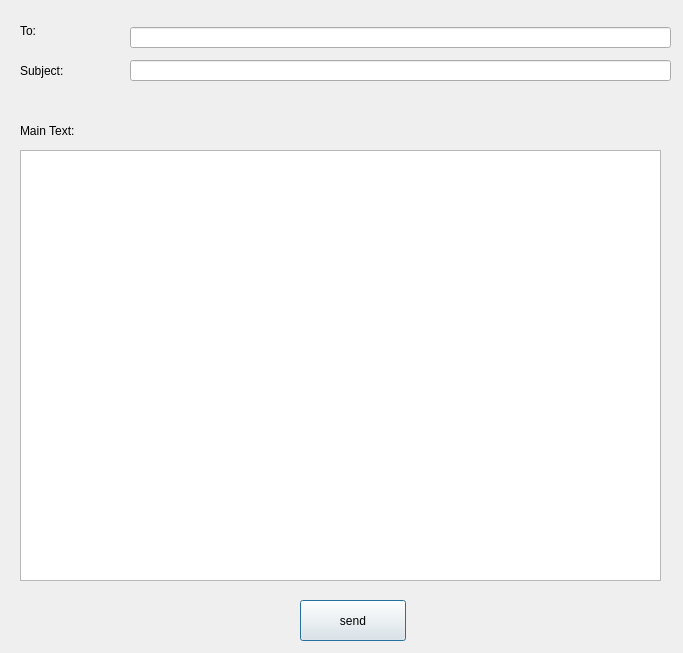
<?xml version="1.0" encoding="UTF-8"?>
<ui version="4.0">
 <class>Dialog</class>
 <widget class="QDialog" name="Dialog">
  <property name="geometry">
   <rect>
    <x>0</x>
    <y>0</y>
    <width>683</width>
    <height>653</height>
   </rect>
  </property>
  <property name="windowTitle">
   <string>Dialog</string>
  </property>
  <widget class="QPushButton" name="pushButton">
   <property name="geometry">
    <rect>
     <x>300</x>
     <y>600</y>
     <width>106</width>
     <height>41</height>
    </rect>
   </property>
   <property name="text">
    <string>send</string>
   </property>
  </widget>
  <widget class="QLabel" name="label">
   <property name="geometry">
    <rect>
     <x>20</x>
     <y>20</y>
     <width>121</width>
     <height>21</height>
    </rect>
   </property>
   <property name="text">
    <string>To:</string>
   </property>
  </widget>
  <widget class="QLabel" name="label_2">
   <property name="geometry">
    <rect>
     <x>20</x>
     <y>60</y>
     <width>121</width>
     <height>21</height>
    </rect>
   </property>
   <property name="text">
    <string>Subject:</string>
   </property>
  </widget>
  <widget class="QLineEdit" name="lineEdit">
   <property name="geometry">
    <rect>
     <x>130</x>
     <y>27</y>
     <width>541</width>
     <height>21</height>
    </rect>
   </property>
  </widget>
  <widget class="QLineEdit" name="lineEdit_2">
   <property name="geometry">
    <rect>
     <x>130</x>
     <y>60</y>
     <width>541</width>
     <height>21</height>
    </rect>
   </property>
  </widget>
  <widget class="QLabel" name="label_3">
   <property name="geometry">
    <rect>
     <x>20</x>
     <y>120</y>
     <width>121</width>
     <height>21</height>
    </rect>
   </property>
   <property name="text">
    <string>Main Text:</string>
   </property>
  </widget>
  <widget class="QTextEdit" name="textEdit">
   <property name="geometry">
    <rect>
     <x>20</x>
     <y>150</y>
     <width>641</width>
     <height>431</height>
    </rect>
   </property>
  </widget>
 </widget>
 <resources/>
 <connections/>
</ui>
